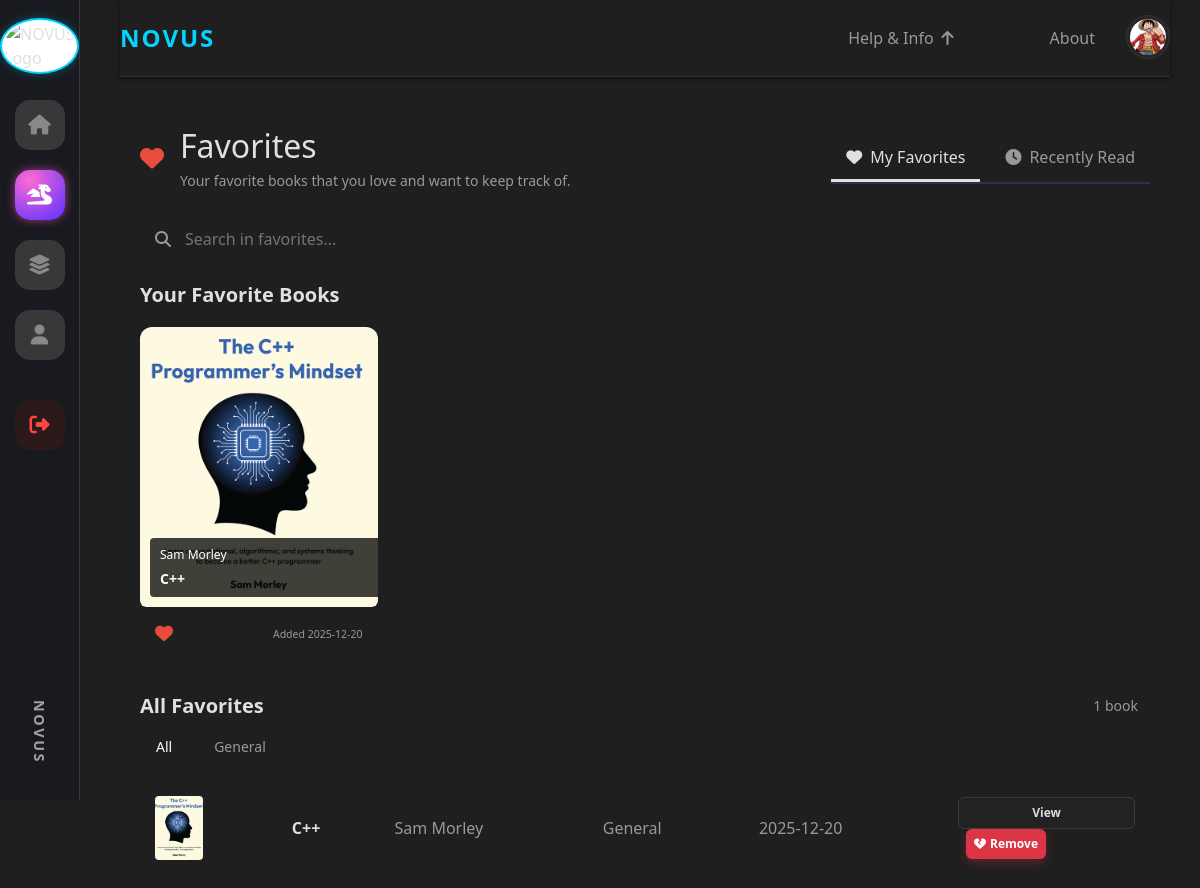
The app's page /favorites (signed in) with its own data.
### tables this page shows
CREATE TABLE favorites (
            id         INTEGER PRIMARY KEY,
            user_id    INTEGER NOT NULL,
            book_id    INTEGER NOT NULL,
            created_at TEXT DEFAULT (DATETIME('now')),
            UNIQUE(user_id, book_id)
        );

CREATE TABLE books (
                    id INTEGER PRIMARY KEY,
                    title TEXT,
                    author TEXT,
                    category TEXT,
                    pdf_filename TEXT,
                    audio_filename TEXT
                , created_at TEXT, cover_path TEXT, uploader_id INTEGER, book_type TEXT DEFAULT 'book', description TEXT);

### app.py (the view)
@app.route("/favorites")
def favorites():
    if "user_id" not in session:
        return redirect(url_for("login"))
    conn = get_conn()
    c = conn.cursor()
    favorite_books = c.execute("""
        SELECT b.id, b.title, b.author, COALESCE(b.category, 'General') AS category,
               b.pdf_filename, b.audio_filename, b.cover_path,
               f.created_at
        FROM favorites f
        JOIN books b ON b.id = f.book_id
        WHERE f.user_id = ?
        ORDER BY datetime(f.created_at) DESC
    """, (session["user_id"],)).fetchall()
    categories = sorted(set([row[3] for row in favorite_books]))
    recently_read = c.execute("""
        SELECT b.id, b.title, b.author, COALESCE(b.category, 'General'),
               b.pdf_filename, b.audio_filename, b.cover_path,
               h.date_read
        FROM history h
        JOIN books b ON b.id = h.book_id
        WHERE h.user_id = ?
        ORDER BY h.date_read DESC
        LIMIT 20
    """, (session["user_id"],)).fetchall()
    conn.close()
    favorite_books_formatted = [
        {
            "id": r[0],
            "title": r[1],
            "author": r[2],
            "category": r[3],
            "cover": r[6],
            "date_added": r[7]
        }
        for r in favorite_books
    ]
    recently_read_books = [
        {"id": r[0], "title": r[1], "author": r[2], "category": r[3], "cover": r[6], "date_read": r[7]}
        for r in recently_read
    ]
    return render_template("favorites.html",
                         favorite_books=favorite_books_formatted,
                         categories=categories,
                         recently_read_books=recently_read_books)

### app.py (called while the page is built)
def get_conn():
    return sqlite3.connect(DB_PATH)

@app.before_request
def check_banned():
    uid = session.get("user_id")
    if not uid:
        return
    conn = get_conn()
    c = conn.cursor()
    c.execute("SELECT COALESCE(is_banned,0), COALESCE(status,'active') FROM users WHERE id=?", (uid,))
    row = c.fetchone()
    conn.close()
    if row:
        is_banned, status = row
        if int(is_banned) == 1 or status == "banned":
            session.clear()
            flash("Your account has been banned.", "danger")
            return redirect(url_for("login"))

@app.context_processor
def inject_user_avatar():
    return {
        'user_avatar': session.get('avatar_url'),
        'user_id': session.get('user_id')
    }

@app.before_request
def _ensure_db_initialized():
    global _db_init_done
    if not _db_init_done:
        try:
            init_db()
        except Exception:
            pass
        _db_init_done = True

### templates/favorites.html (shortened to what this page needs)
{% extends "base.html" %}
{% block content %}
<div class="favorites-page">
  <div class="d-flex justify-content-between align-items-center mb-4" style="flex-wrap: wrap; gap: 15px;">
    <div class="d-flex align-items-center gap-3">
      <div class="favorites-icon">
        <i class="fas fa-heart"></i>
      </div>
      <div>
        <h2 class="favorites-title">Favorites</h2>
        <p class="favorites-subtitle text-muted mb-0">
          Your favorite books that you love and want to keep track of.
        </p>
      </div>
    </div>
    <div style="display: flex; gap: 10px; border-bottom: 2px solid rgba(102, 126, 234, 0.2);">
      <button class="favorites-main-tab active" onclick="switchTab('favorites')" style="background: none; border: none; color: #999; padding: 10px 15px; cursor: pointer; font-weight: 500; border-bottom: 3px solid transparent; transition: all 0.3s;">
        <i class="fas fa-heart me-2"></i>My Favorites
      </button>
      <button class="favorites-main-tab" onclick="switchTab('recently-read')" style="background: none; border: none; color: #999; padding: 10px 15px; cursor: pointer; font-weight: 500; border-bottom: 3px solid transparent; transition: all 0.3s;">
        <i class="fas fa-clock me-2"></i>Recently Read
      </button>
    </div>
  </div>
  <div class="favorites-search" style="margin-bottom: 20px;">
    <i class="fas fa-search"></i>
    <input type="text" id="favorites-search" placeholder="Search in favorites..." onkeyup="searchFavorites()" />
  </div>
  <div id="favorites-tab" class="favorites-content-tab">
    {% if favorite_books %}
    <div class="favorites-section mb-4">
      <h5 class="favorites-section-title">Your Favorite Books</h5>
      <div class="favorites-cards-row">
        {% for book in favorite_books %}
        <div class="favorites-card" data-title="{{ book.title.lower() }}" data-author="{{ book.author.lower() }}" data-category="{{ book.category }}">
          <div class="favorites-card-cover" style="position: relative; overflow: hidden; display: flex; flex-direction: column; justify-content: flex-end;">
            {% if book.cover %}
              <img src="{{ url_for('static', filename=book.cover) }}" alt="{{ book.title }} cover" style="width:100%; height:100%; object-fit:cover; border-radius:6px; position: absolute; top: 0; left: 0;">
              <div class="favorites-card-cover-text" style="position:relative; left:10px; bottom:10px; z-index:2; background:rgba(0,0,0,0.75); padding:8px 10px; border-radius:4px; color: white;">
                <span class="favorites-card-author" style="display:block; font-size:12px; margin-bottom:4px;">{{ book.author }}</span>
                <span class="favorites-card-title" style="display:block; font-weight:bold; font-size:14px;">{{ book.title }}</span>
              </div>
            {% endif %}
          </div>
          <div class="favorites-card-footer">
            <div class="favorites-heart-icon">
              <i class="fas fa-heart"></i>
            </div>
            <div class="favorites-card-status text-muted">
              <small>Added {{ book.date_added[:10] if book.date_added else 'recently' }}</small>
            </div>
          </div>
        </div>
        {% endfor %}
      </div>
    </div>
    <div class="favorites-section">
      <div class="d-flex justify-content-between align-items-center mb-2">
        <h5 class="favorites-section-title mb-0">All Favorites</h5>
        <span class="favorites-section-tag text-muted">{{ favorite_books|length }} book{{ '' if favorite_books|length == 1 else 's' }}</span>
      </div>
      <div class="favorites-tags-row mb-3">
        <span class="favorites-tag active" onclick="filterByCategory('all')">All</span>
        {% for cat in categories %}
        <span class="favorites-tag" onclick="filterByCategory('{{ cat }}')">{{ cat }}</span>
        {% endfor %}
      </div>
      <div class="favorites-table-wrapper">
        <table class="favorites-table">
          <tbody>
            {% for book in favorite_books %}
            <tr class="favorites-row" data-title="{{ book.title.lower() }}" data-author="{{ book.author.lower() }}" data-category="{{ book.category }}">
              <td class="favorites-table-cover">
                <div class="favorites-table-cover-thumb">
                  {% if book.cover %}
                    <img src="{{ url_for('static', filename=book.cover) }}" alt="{{ book.title }}" style="width:48px; height:64px; object-fit:cover; border-radius:4px;">
                  {% else %}
                    <span>{{ book.title[0] }}</span>
                  {% endif %}
                </div>
              </td>
              <td class="favorites-table-title">
                {{ book.title }}
              </td>
              <td class="favorites-table-author text-muted">
                {{ book.author }}
              </td>
              <td class="favorites-table-category text-muted">
                {{ book.category }}
              </td>
              <td class="favorites-table-date text-muted">
                {{ book.date_added[:10] if book.date_added else 'N/A' }}
              </td>
              <td class="favorites-table-actions">
                <a href="{{ url_for('view_book', id=book.id) }}" class="btn btn-ghost btn-sm">View</a>
                <form method="post" action="{{ url_for('favorites_remove') }}" style="display:inline-block; margin-left:8px;" onsubmit="return confirm('Remove this from your favorites?');">
                  <button type="submit" class="btn btn-sm btn-danger">
                    <i class="fas fa-heart-broken"></i> Remove
                  </button>
                </form>
              </td>
            </tr>
            {% endfor %}
          </tbody>
        </table>
      </div>
    </div>
    {% endif %}
  </div>
</div>
{% endblock %}

### templates/favorites.html (style rules this page uses)
.favorites-page { padding: 20px; }
.favorites-icon i { font-size: 24px; color: #e74c3c; }
.favorites-title { color: var(--text-color); margin-bottom: 5px; }
.favorites-subtitle { font-size: 14px; }
.favorites-main-tab.active { color: var(--primary-color) !important; border-bottom-color: var(--primary-color) !important; }
.favorites-search { position: relative; max-width: 400px; }
.favorites-search i { position: absolute; left: 15px; top: 50%; transform: translateY(-50%); color: var(--text-muted); }
.favorites-search input { width: 100%; padding: 12px 15px 12px 45px; border: 2px solid var(--border-color); border-radius: 25px; background: var(--card-bg); color: var(--text-color); transition: border-color 0.3s; }
.favorites-section-title { color: var(--text-color); font-weight: 600; margin-bottom: 20px; }
.favorites-section-tag { font-size: 14px; background: var(--accent-bg); padding: 4px 12px; border-radius: 15px; }
.favorites-tags-row { display: flex; gap: 10px; flex-wrap: wrap; }
.favorites-tag { padding: 8px 16px; background: var(--accent-bg); border: 1px solid var(--border-color); border-radius: 20px; color: var(--text-muted); cursor: pointer; transition: all 0.3s; font-size: 14px; }
.favorites-tag:hover, .favorites-tag.active { background: var(--primary-color); color: white; border-color: var(--primary-color); }
.favorites-cards-row { display: grid; grid-template-columns: repeat(auto-fill, minmax(200px, 1fr)); gap: 20px; margin-bottom: 30px; }
.favorites-card { background: var(--card-bg); border: 1px solid var(--border-color); border-radius: 12px; overflow: hidden; transition: all 0.3s; cursor: pointer; }
.favorites-card-cover { height: 280px; border-radius: 6px; }
.favorites-card-footer { padding: 15px; display: flex; justify-content: space-between; align-items: center; background: var(--card-bg); }
.favorites-heart-icon i { color: #e74c3c; font-size: 18px; }
.favorites-card-status { font-size: 12px; }
.favorites-table-wrapper { background: var(--card-bg); border-radius: 12px; overflow: hidden; border: 1px solid var(--border-color); }
.favorites-table { width: 100%; border-collapse: collapse; }
.favorites-table th, .favorites-table td { padding: 15px; text-align: left; border-bottom: 1px solid var(--border-color); }
.favorites-table-cover-thumb { width: 48px; height: 64px; background: var(--accent-bg); border-radius: 4px; display: flex; align-items: center; justify-content: center; font-weight: bold; color: var(--text-muted); }
.favorites-table-title { font-weight: 600; color: var(--text-color); }

### records on screen
favorites: cover_path (picture), author "Sam Morley", title "C++", created_at "2025-12-20", category "General"
books: category "General"

### other values on screen
{{ favorite_books|length }} "1"
